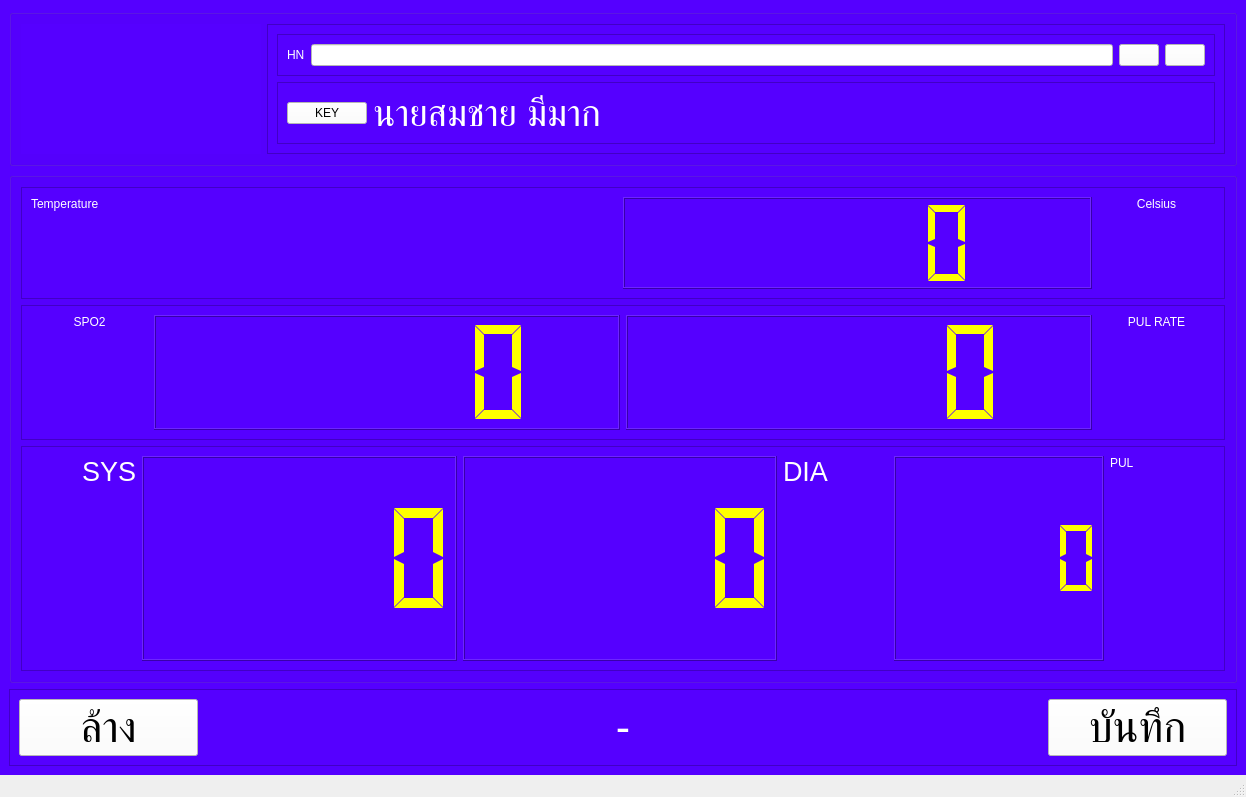
<?xml version="1.0" encoding="UTF-8"?>
<ui version="4.0">
 <class>MainWindow</class>
 <widget class="QMainWindow" name="MainWindow">
  <property name="geometry">
   <rect>
    <x>0</x>
    <y>0</y>
    <width>1246</width>
    <height>797</height>
   </rect>
  </property>
  <property name="windowTitle">
   <string>Smart Vital Sign</string>
  </property>
  <widget class="QWidget" name="centralwidget">
   <property name="font">
    <font>
     <family>MS Shell Dlg 2</family>
     <pointsize>20</pointsize>
     <weight>50</weight>
     <italic>false</italic>
     <bold>false</bold>
    </font>
   </property>
   <property name="styleSheet">
    <string notr="true">background-color: rgb(85, 0, 255);
color: rgb(170, 255, 0);
font: 20pt &quot;MS Shell Dlg 2&quot;;</string>
   </property>
   <layout class="QVBoxLayout" name="verticalLayout" stretch="20,70,10">
    <item>
     <widget class="QGroupBox" name="groupBox">
      <property name="styleSheet">
       <string notr="true">font: 75 20pt &quot;MS Shell Dlg 2&quot;;
color: rgb(255, 255, 255);</string>
      </property>
      <property name="title">
       <string/>
      </property>
      <layout class="QHBoxLayout" name="horizontalLayout_3" stretch="20,80">
       <item>
        <widget class="QLabel" name="lb_pt_pic">
         <property name="styleSheet">
          <string notr="true">border-color: rgb(170, 85, 0);</string>
         </property>
         <property name="text">
          <string/>
         </property>
         <property name="pixmap">
          <pixmap>user.png</pixmap>
         </property>
         <property name="scaledContents">
          <bool>true</bool>
         </property>
        </widget>
       </item>
       <item>
        <widget class="QFrame" name="frame_3">
         <property name="frameShape">
          <enum>QFrame::StyledPanel</enum>
         </property>
         <property name="frameShadow">
          <enum>QFrame::Raised</enum>
         </property>
         <layout class="QVBoxLayout" name="verticalLayout_3" stretch="30,70">
          <item>
           <widget class="QFrame" name="frame_4">
            <property name="frameShape">
             <enum>QFrame::StyledPanel</enum>
            </property>
            <property name="frameShadow">
             <enum>QFrame::Raised</enum>
            </property>
            <layout class="QHBoxLayout" name="horizontalLayout_4" stretch="0,100,0,0">
             <item>
              <widget class="QLabel" name="lbBarMode">
               <property name="styleSheet">
                <string notr="true">font: 18pt &quot;MS Shell Dlg 2&quot;;</string>
               </property>
               <property name="text">
                <string>HN</string>
               </property>
               <property name="alignment">
                <set>Qt::AlignJustify|Qt::AlignVCenter</set>
               </property>
              </widget>
             </item>
             <item>
              <widget class="QLineEdit" name="txtId">
               <property name="styleSheet">
                <string notr="true">background-color: rgb(255, 255, 255);
color: rgb(0, 0, 0);</string>
               </property>
              </widget>
             </item>
             <item>
              <widget class="QPushButton" name="btn_kb">
               <property name="styleSheet">
                <string notr="true">font: 20pt &quot;MS Shell Dlg 2&quot;;
color: rgb(0, 0, 0);
background-color: rgb(255, 255, 255);</string>
               </property>
               <property name="text">
                <string/>
               </property>
               <property name="icon">
                <iconset>
                 <normaloff>icon_keyboard.png</normaloff>icon_keyboard.png</iconset>
               </property>
               <property name="iconSize">
                <size>
                 <width>39</width>
                 <height>39</height>
                </size>
               </property>
               <property name="flat">
                <bool>false</bool>
               </property>
              </widget>
             </item>
             <item>
              <widget class="QPushButton" name="btn_find">
               <property name="styleSheet">
                <string notr="true">font: 20pt &quot;MS Shell Dlg 2&quot;;
color: rgb(0, 0, 0);
background-color: rgb(255, 255, 255);</string>
               </property>
               <property name="text">
                <string/>
               </property>
               <property name="icon">
                <iconset>
                 <normaloff>icons8-search-50.png</normaloff>icons8-search-50.png</iconset>
               </property>
               <property name="iconSize">
                <size>
                 <width>39</width>
                 <height>39</height>
                </size>
               </property>
               <property name="flat">
                <bool>false</bool>
               </property>
              </widget>
             </item>
            </layout>
           </widget>
          </item>
          <item>
           <widget class="QFrame" name="frame_5">
            <property name="font">
             <font>
              <family>MS Shell Dlg 2</family>
              <pointsize>20</pointsize>
              <weight>9</weight>
              <italic>false</italic>
              <bold>false</bold>
             </font>
            </property>
            <property name="frameShape">
             <enum>QFrame::StyledPanel</enum>
            </property>
            <property name="frameShadow">
             <enum>QFrame::Raised</enum>
            </property>
            <layout class="QHBoxLayout" name="horizontalLayout_5" stretch="0,70">
             <item>
              <widget class="QPushButton" name="btnKey">
               <property name="styleSheet">
                <string notr="true">background-color: rgb(255, 255, 255);
font: 28pt &quot;MS Shell Dlg 2&quot;;
color: rgb(0, 0, 0);</string>
               </property>
               <property name="text">
                <string>KEY</string>
               </property>
              </widget>
             </item>
             <item>
              <widget class="QLabel" name="lbFullname">
               <property name="font">
                <font>
                 <family>MS Shell Dlg 2</family>
                 <pointsize>28</pointsize>
                 <weight>50</weight>
                 <italic>false</italic>
                 <bold>false</bold>
                </font>
               </property>
               <property name="styleSheet">
                <string notr="true">font: 28pt &quot;MS Shell Dlg 2&quot;;</string>
               </property>
               <property name="text">
                <string>นายสมชาย มีมาก</string>
               </property>
              </widget>
             </item>
            </layout>
           </widget>
          </item>
         </layout>
        </widget>
       </item>
      </layout>
     </widget>
    </item>
    <item>
     <widget class="QGroupBox" name="groupBox_2">
      <property name="styleSheet">
       <string notr="true">font: 75 20pt &quot;MS Shell Dlg 2&quot;;
color: rgb(255, 255, 255);</string>
      </property>
      <property name="title">
       <string/>
      </property>
      <layout class="QVBoxLayout" name="verticalLayout_2" stretch="25,30,50">
       <item>
        <widget class="QFrame" name="frame_6">
         <property name="styleSheet">
          <string notr="true"/>
         </property>
         <property name="frameShape">
          <enum>QFrame::StyledPanel</enum>
         </property>
         <property name="frameShadow">
          <enum>QFrame::Raised</enum>
         </property>
         <layout class="QHBoxLayout" name="horizontalLayout_6" stretch="50,40,10">
          <item>
           <widget class="QLabel" name="label_5">
            <property name="styleSheet">
             <string notr="true">font: 20pt &quot;MS Shell Dlg 2&quot;;</string>
            </property>
            <property name="text">
             <string>Temperature</string>
            </property>
            <property name="alignment">
             <set>Qt::AlignLeading|Qt::AlignLeft|Qt::AlignTop</set>
            </property>
           </widget>
          </item>
          <item>
           <widget class="QLCDNumber" name="lcd_tp">
            <property name="styleSheet">
             <string notr="true">color:yellow</string>
            </property>
            <property name="frameShadow">
             <enum>QFrame::Raised</enum>
            </property>
            <property name="lineWidth">
             <number>1</number>
            </property>
            <property name="segmentStyle">
             <enum>QLCDNumber::Flat</enum>
            </property>
           </widget>
          </item>
          <item>
           <widget class="QLabel" name="label_6">
            <property name="styleSheet">
             <string notr="true">font: 20pt &quot;MS Shell Dlg 2&quot;;</string>
            </property>
            <property name="text">
             <string>Celsius</string>
            </property>
            <property name="alignment">
             <set>Qt::AlignHCenter|Qt::AlignTop</set>
            </property>
           </widget>
          </item>
         </layout>
        </widget>
       </item>
       <item>
        <widget class="QFrame" name="frame_2">
         <property name="frameShape">
          <enum>QFrame::StyledPanel</enum>
         </property>
         <property name="frameShadow">
          <enum>QFrame::Raised</enum>
         </property>
         <layout class="QHBoxLayout" name="horizontalLayout_2" stretch="10,40,40,10">
          <item>
           <widget class="QLabel" name="label_3">
            <property name="styleSheet">
             <string notr="true">font: 20pt &quot;MS Shell Dlg 2&quot;;</string>
            </property>
            <property name="text">
             <string>SPO2</string>
            </property>
            <property name="alignment">
             <set>Qt::AlignHCenter|Qt::AlignTop</set>
            </property>
           </widget>
          </item>
          <item>
           <widget class="QLCDNumber" name="lcd_spo">
            <property name="styleSheet">
             <string notr="true">color:yellow</string>
            </property>
            <property name="segmentStyle">
             <enum>QLCDNumber::Flat</enum>
            </property>
            <property name="intValue" stdset="0">
             <number>0</number>
            </property>
           </widget>
          </item>
          <item>
           <widget class="QLCDNumber" name="lcd_oxim_pul">
            <property name="styleSheet">
             <string notr="true">color:yellow</string>
            </property>
            <property name="segmentStyle">
             <enum>QLCDNumber::Flat</enum>
            </property>
            <property name="intValue" stdset="0">
             <number>0</number>
            </property>
           </widget>
          </item>
          <item>
           <widget class="QLabel" name="label_4">
            <property name="styleSheet">
             <string notr="true">font: 20pt &quot;MS Shell Dlg 2&quot;;</string>
            </property>
            <property name="text">
             <string>PUL RATE</string>
            </property>
            <property name="alignment">
             <set>Qt::AlignHCenter|Qt::AlignTop</set>
            </property>
           </widget>
          </item>
         </layout>
        </widget>
       </item>
       <item>
        <widget class="QFrame" name="frame">
         <property name="styleSheet">
          <string notr="true"/>
         </property>
         <property name="frameShape">
          <enum>QFrame::StyledPanel</enum>
         </property>
         <property name="frameShadow">
          <enum>QFrame::Raised</enum>
         </property>
         <layout class="QHBoxLayout" name="horizontalLayout" stretch="10,30,30,10,20,10">
          <item>
           <widget class="QLabel" name="label">
            <property name="font">
             <font>
              <family>MS Shell Dlg 2</family>
              <pointsize>20</pointsize>
              <weight>50</weight>
              <italic>false</italic>
              <bold>false</bold>
             </font>
            </property>
            <property name="styleSheet">
             <string notr="true">font: 20pt &quot;MS Shell Dlg 2&quot;;</string>
            </property>
            <property name="text">
             <string>SYS</string>
            </property>
            <property name="alignment">
             <set>Qt::AlignRight|Qt::AlignTop|Qt::AlignTrailing</set>
            </property>
           </widget>
          </item>
          <item>
           <widget class="QLCDNumber" name="lcd_bps">
            <property name="font">
             <font>
              <family>MS Shell Dlg 2</family>
              <pointsize>20</pointsize>
              <weight>9</weight>
              <italic>false</italic>
              <bold>false</bold>
             </font>
            </property>
            <property name="styleSheet">
             <string notr="true">color:yellow</string>
            </property>
            <property name="segmentStyle">
             <enum>QLCDNumber::Flat</enum>
            </property>
            <property name="intValue" stdset="0">
             <number>0</number>
            </property>
           </widget>
          </item>
          <item>
           <widget class="QLCDNumber" name="lcd_bpd">
            <property name="styleSheet">
             <string notr="true">color:yellow</string>
            </property>
            <property name="segmentStyle">
             <enum>QLCDNumber::Flat</enum>
            </property>
            <property name="intValue" stdset="0">
             <number>0</number>
            </property>
           </widget>
          </item>
          <item>
           <widget class="QLabel" name="label_2">
            <property name="font">
             <font>
              <family>MS Shell Dlg 2</family>
              <pointsize>20</pointsize>
              <weight>50</weight>
              <italic>false</italic>
              <bold>false</bold>
             </font>
            </property>
            <property name="styleSheet">
             <string notr="true">font: 20pt &quot;MS Shell Dlg 2&quot;;</string>
            </property>
            <property name="text">
             <string>DIA</string>
            </property>
            <property name="alignment">
             <set>Qt::AlignLeading|Qt::AlignLeft|Qt::AlignTop</set>
            </property>
           </widget>
          </item>
          <item>
           <widget class="QLCDNumber" name="lcd_press_pul">
            <property name="font">
             <font>
              <family>MS Shell Dlg 2</family>
              <pointsize>20</pointsize>
              <weight>9</weight>
              <italic>false</italic>
              <bold>false</bold>
             </font>
            </property>
            <property name="styleSheet">
             <string notr="true">color:yellow</string>
            </property>
            <property name="segmentStyle">
             <enum>QLCDNumber::Flat</enum>
            </property>
           </widget>
          </item>
          <item>
           <widget class="QLabel" name="label_7">
            <property name="text">
             <string>PUL</string>
            </property>
            <property name="alignment">
             <set>Qt::AlignLeading|Qt::AlignLeft|Qt::AlignTop</set>
            </property>
           </widget>
          </item>
         </layout>
        </widget>
       </item>
      </layout>
     </widget>
    </item>
    <item>
     <widget class="QFrame" name="frame_7">
      <property name="frameShape">
       <enum>QFrame::StyledPanel</enum>
      </property>
      <property name="frameShadow">
       <enum>QFrame::Raised</enum>
      </property>
      <layout class="QHBoxLayout" name="horizontalLayout_7" stretch="15,70,15">
       <item>
        <widget class="QPushButton" name="btn_cls">
         <property name="font">
          <font>
           <family>MS Shell Dlg 2</family>
           <pointsize>32</pointsize>
           <weight>50</weight>
           <italic>false</italic>
           <bold>false</bold>
          </font>
         </property>
         <property name="styleSheet">
          <string notr="true">background-color: rgb(255, 255, 255);
font: 32pt &quot;MS Shell Dlg 2&quot;;
color: rgb(0, 0, 0);</string>
         </property>
         <property name="text">
          <string>ล้าง</string>
         </property>
         <property name="icon">
          <iconset>
           <normaloff>x-mark-512.png</normaloff>x-mark-512.png</iconset>
         </property>
         <property name="iconSize">
          <size>
           <width>50</width>
           <height>30</height>
          </size>
         </property>
         <property name="autoDefault">
          <bool>false</bool>
         </property>
         <property name="default">
          <bool>false</bool>
         </property>
         <property name="flat">
          <bool>false</bool>
         </property>
        </widget>
       </item>
       <item>
        <widget class="QLabel" name="lbMsg">
         <property name="font">
          <font>
           <family>MS Shell Dlg 2</family>
           <pointsize>32</pointsize>
           <weight>50</weight>
           <italic>false</italic>
           <bold>false</bold>
          </font>
         </property>
         <property name="styleSheet">
          <string notr="true">font: 32pt &quot;MS Shell Dlg 2&quot;;
color:white;
text-align:center;</string>
         </property>
         <property name="text">
          <string>-</string>
         </property>
         <property name="alignment">
          <set>Qt::AlignCenter</set>
         </property>
        </widget>
       </item>
       <item>
        <widget class="QPushButton" name="btn_save">
         <property name="font">
          <font>
           <family>MS Shell Dlg 2</family>
           <pointsize>32</pointsize>
           <weight>50</weight>
           <italic>false</italic>
           <bold>false</bold>
          </font>
         </property>
         <property name="styleSheet">
          <string notr="true">background-color: rgb(255, 255, 255);
font: 32pt &quot;MS Shell Dlg 2&quot;;
color: rgb(0, 0, 0);</string>
         </property>
         <property name="text">
          <string>บันทึก</string>
         </property>
         <property name="icon">
          <iconset>
           <normaloff>checkmark-512.png</normaloff>checkmark-512.png</iconset>
         </property>
         <property name="iconSize">
          <size>
           <width>50</width>
           <height>30</height>
          </size>
         </property>
        </widget>
       </item>
      </layout>
     </widget>
    </item>
   </layout>
  </widget>
  <widget class="QStatusBar" name="statusBar"/>
 </widget>
 <resources/>
 <connections/>
</ui>
